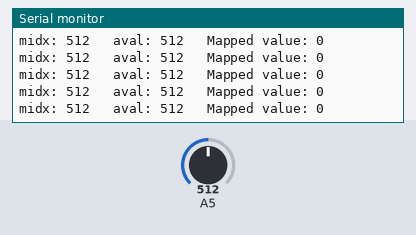
A sketch run on a simulated Arduino Uno, built with avr-gcc and run on an emulated ATmega328P. Parts: the last lines printed to the serial monitor. The test bench sets the inputs (shaded band); at power-on: A5 = 512.

Above: at 1.2 s.
1.3 s: A5 set to 539
At 2.0 s:
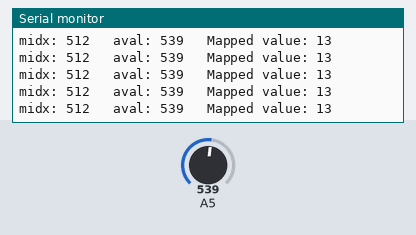
4.3 s: A5 set to 511
At 5.3 s:
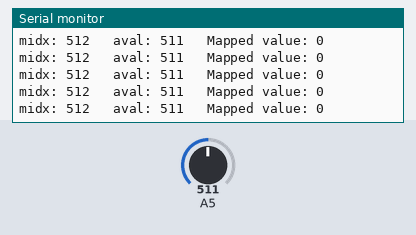
7.3 s: A5 set to 1023
At 8.2 s:
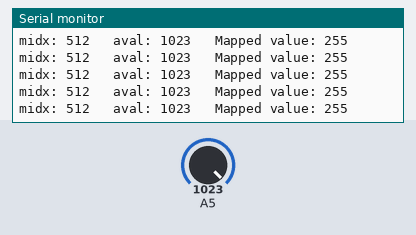
Timing chart, 0 to 8.9 s (numbered marks = the images above; inputs shaded):
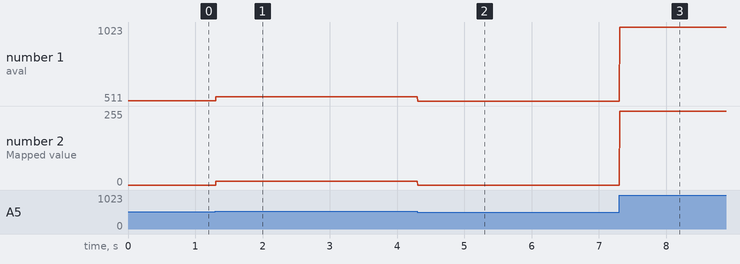

The sketch:

Mini-Lab-11.ino
```cpp
/*
  Chris Kreienkamp - 901965168
  EE20222: Introduction to Electrical Engineering
  20 Apr 2020
  Mini-Lab 11 - Analog Inputs
*/
int midx;
int aval;
int mval;

// the setup function runs once when you press reset or power the board
void setup() {
  pinMode(5,INPUT);
  Serial.begin(115200);
  midx = analogRead(5);
}


// the loop function runs over and over again forever
void loop() {
  aval = analogRead(5);
  if (aval < midx) {
    mval = map(aval,midx,0,0,255); }
  else {
    mval = map(aval,midx,1023,0,255); }
  Serial.print("midx: ");
  Serial.print(midx);
  Serial.print("   aval: ");
  Serial.print(aval);
  Serial.print("   Mapped value: ");
  Serial.println(mval);
}
```

Measured:
- after the input at 1.3 s, the serial monitor: prints a new line at once (image 1)
- after the input at 4.3 s, the serial monitor: prints a new line at once (image 2)
- after the input at 7.3 s, the serial monitor: prints a new line at once (image 3)
- plotted number 1: 512 → 539 after the input at 1.3 s, 539 → 511 after the input at 4.3 s, 511 → 1023 after the input at 7.3 s
- plotted number 2: 0 → 13 after the input at 1.3 s, 0 → 255 after the input at 7.3 s
